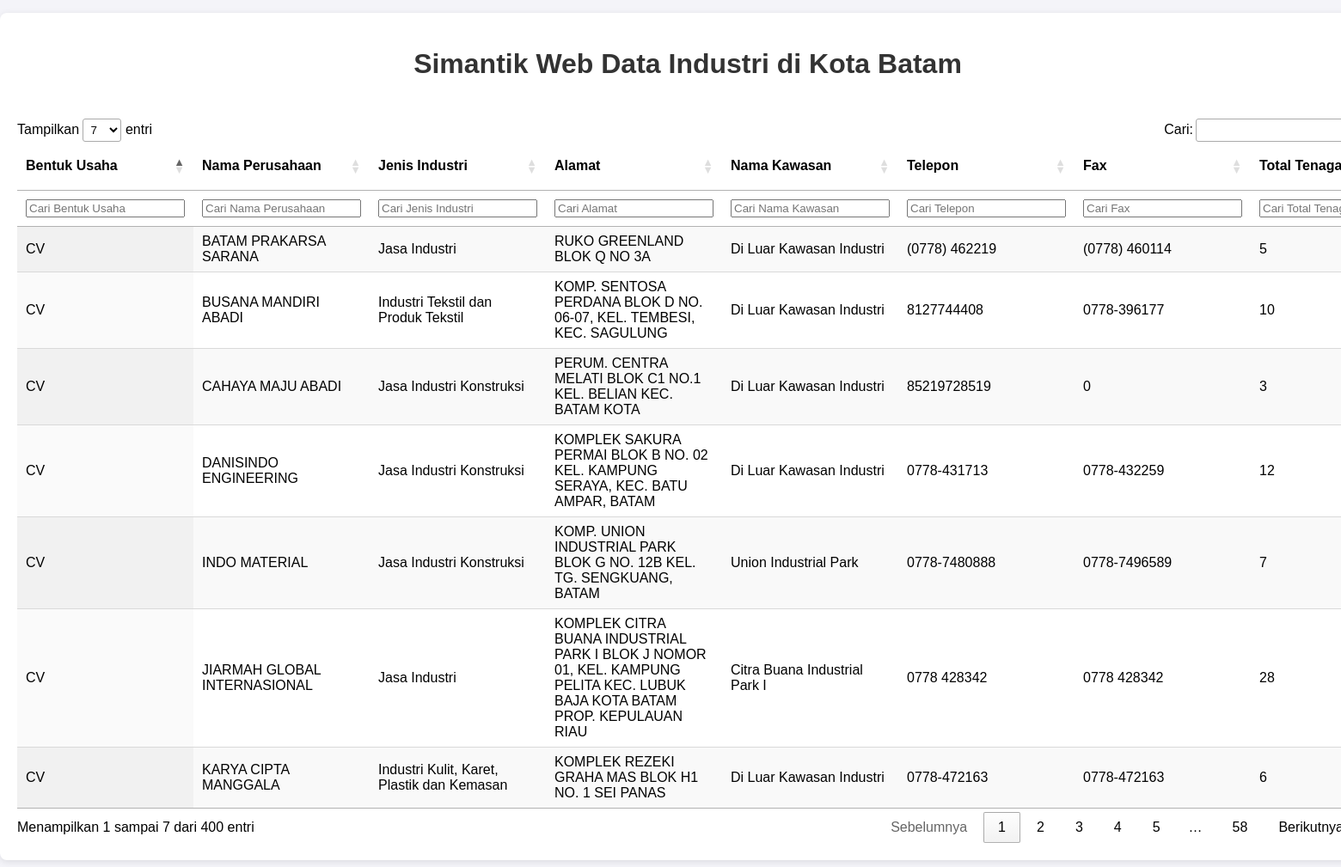
The page / on the database its author committed.
### tables this page shows
CREATE TABLE `perusahaan` (
  `id` int(11) NOT NULL AUTO_INCREMENT,
  `jenis_izin_usaha` varchar(255) DEFAULT NULL,
  `bentuk_usaha` varchar(255) DEFAULT NULL,
  `nama_perusahaan` varchar(255) DEFAULT NULL,
  `npwp_perusahaan` varchar(255) DEFAULT NULL,
  `jenis_industri` varchar(255) DEFAULT NULL,
  `bidang_usaha` varchar(255) DEFAULT NULL,
  `alamat_perusahaan` text DEFAULT NULL,
  `ld` varchar(10) DEFAULT NULL,
  `nama_kawasan` varchar(255) DEFAULT NULL,
  `telepon` varchar(50) DEFAULT NULL,
  `fax` varchar(50) DEFAULT NULL,
  `tenaga_kerja_laki` int(11) DEFAULT NULL,
  `tenaga_kerja_perempuan` int(11) DEFAULT NULL,
  `total_tenaga_kerja` int(11) DEFAULT NULL,
  `jenis_penanaman_modal` varchar(50) DEFAULT NULL,
  `negara_penanam_modal` varchar(50) DEFAULT NULL,
  PRIMARY KEY (`id`)
);

### index.php (the view, shortened to what this page needs)
<!DOCTYPE html>
<html lang="en">
<head>
    <link rel="stylesheet" href="https://cdn.datatables.net/1.13.6/css/jquery.dataTables.min.css">
    <link rel="stylesheet" href="style.css">
</head>
<body>
    <div class="container">
        <h1>Simantik Web Data Industri di Kota Batam</h1>
        <table id="dataTable" class="display">
            <thead>
                <tr>
                    <th>Bentuk Usaha</th>
                    <th>Nama Perusahaan</th>
                    <th>Jenis Industri</th>
                    <th>Alamat</th>
                    <th>Nama Kawasan</th>
                    <th>Telepon</th>
                    <th>Fax</th>
                    <th>Total Tenaga Kerja</th>
                </tr>
                <tr>
                    <th><input type="text" placeholder="Cari Bentuk Usaha" /></th>
                    <th><input type="text" placeholder="Cari Nama Perusahaan" /></th>
                    <th><input type="text" placeholder="Cari Jenis Industri" /></th>
                    <th><input type="text" placeholder="Cari Alamat" /></th>
                    <th><input type="text" placeholder="Cari Nama Kawasan" /></th>
                    <th><input type="text" placeholder="Cari Telepon" /></th>
                    <th><input type="text" placeholder="Cari Fax" /></th>
                    <th><input type="text" placeholder="Cari Total Tenaga" /></th>
                </tr>
            </thead>
            <tbody>
                <?php
                $conn = new mysqli("localhost", "root", "", "perusahaan");
                $sql = "SELECT * FROM perusahaan";
                $result = $conn->query($sql);
                if ($result->num_rows > 0) {
                    while ($row = $result->fetch_assoc()) {
                        echo "<tr>
                            <td>" . htmlspecialchars($row['bentuk_usaha']) . "</td>
                            <td>" . htmlspecialchars($row['nama_perusahaan']) . "</td>
                            <td>" . htmlspecialchars($row['jenis_industri']) . "</td>
                            <td>" . htmlspecialchars($row['alamat_perusahaan']) . "</td>
                            <td>" . htmlspecialchars($row['nama_kawasan']) . "</td>
                            <td>" . htmlspecialchars($row['telepon']) . "</td>
                            <td>" . htmlspecialchars($row['fax']) . "</td>
                            <td>" . htmlspecialchars($row['total_tenaga_kerja']) . "</td>
                            <td>" . htmlspecialchars($row['jenis_penanaman_modal']) . "</td>
                            <td>" . htmlspecialchars($row['negara_penanam_modal']) . "</td>
                        </tr>";
                    }
                } else {
                    echo "<tr><td colspan='16'>Tidak ada data yang ditemukan.</td></tr>";
                }
                ?>
            </tbody>
        </table>
    </div>
</body>
</html>

### style.css (style rules this page uses)
body { font-family: Arial, sans-serif; background-color: #f4f4f9; margin: 0; padding: 0; }
.container { width: 100%; margin: 15px auto; background: #fff; border-radius: 8px; box-shadow: 0 2px 8px rgba(0, 0, 0, 0.1); padding: 20px; }
h1 { text-align: center; color: #333; margin-bottom: 45px; }

### rows shown on the page
perusahaan: bentuk_usaha "CV", nama_perusahaan "BATAM PRAKARSA SARANA", jenis_industri "Jasa Industri", alamat_perusahaan "RUKO GREENLAND BLOK Q NO 3A", nama_kawasan "Di Luar Kawasan Industri", telepon "(0778) 462219", fax "(0778) 460114", total_tenaga_kerja "5"
perusahaan: bentuk_usaha "CV", nama_perusahaan "BUSANA MANDIRI ABADI", jenis_industri "Industri Tekstil dan Produk Tekstil", alamat_perusahaan "KOMP. SENTOSA PERDANA BLOK D NO. 06-07, KEL. TEMBESI, KEC. SAGULUNG", nama_kawasan "Di Luar Kawasan Industri", telepon "8127744408", fax "0778-396177", total_tenaga_kerja "10"
perusahaan: bentuk_usaha "CV", nama_perusahaan "CAHAYA MAJU ABADI", jenis_industri "Jasa Industri Konstruksi", alamat_perusahaan "PERUM. CENTRA MELATI BLOK C1 NO.1 KEL. BELIAN KEC. BATAM KOTA", nama_kawasan "Di Luar Kawasan Industri", telepon "85219728519", fax "0", total_tenaga_kerja "3"
perusahaan: bentuk_usaha "CV", nama_perusahaan "DANISINDO ENGINEERING", jenis_industri "Jasa Industri Konstruksi", alamat_perusahaan "KOMPLEK SAKURA PERMAI BLOK B NO. 02 KEL. KAMPUNG SERAYA, KEC. BATU AMPAR, BATAM", nama_kawasan "Di Luar Kawasan Industri", telepon "0778-431713", fax "0778-432259", total_tenaga_kerja "12"
perusahaan: bentuk_usaha "CV", nama_perusahaan "INDO MATERIAL", jenis_industri "Jasa Industri Konstruksi", alamat_perusahaan "KOMP. UNION INDUSTRIAL PARK BLOK G NO. 12B KEL. TG. SENGKUANG, BATAM", nama_kawasan "Union Industrial Park", telepon "0778-7480888", fax "0778-7496589", total_tenaga_kerja "7"
perusahaan: bentuk_usaha "CV", nama_perusahaan "JIARMAH GLOBAL INTERNASIONAL", jenis_industri "Jasa Industri", alamat_perusahaan "KOMPLEK CITRA BUANA INDUSTRIAL PARK I BLOK J NOMOR 01, KEL. KAMPUNG PELITA KEC. LUBUK BAJA KOTA BATAM PROP. KEPULAUAN RIAU", nama_kawasan "Citra Buana Industrial Park I", telepon "0778 428342", fax "0778 428342", total_tenaga_kerja "28"
perusahaan: bentuk_usaha "CV", nama_perusahaan "KARYA CIPTA MANGGALA", jenis_industri "Industri Kulit, Karet, Plastik dan Kemasan", alamat_perusahaan "KOMPLEK REZEKI GRAHA MAS BLOK H1 NO. 1 SEI PANAS", nama_kawasan "Di Luar Kawasan Industri", telepon "0778-472163", fax "0778-472163", total_tenaga_kerja "6"
